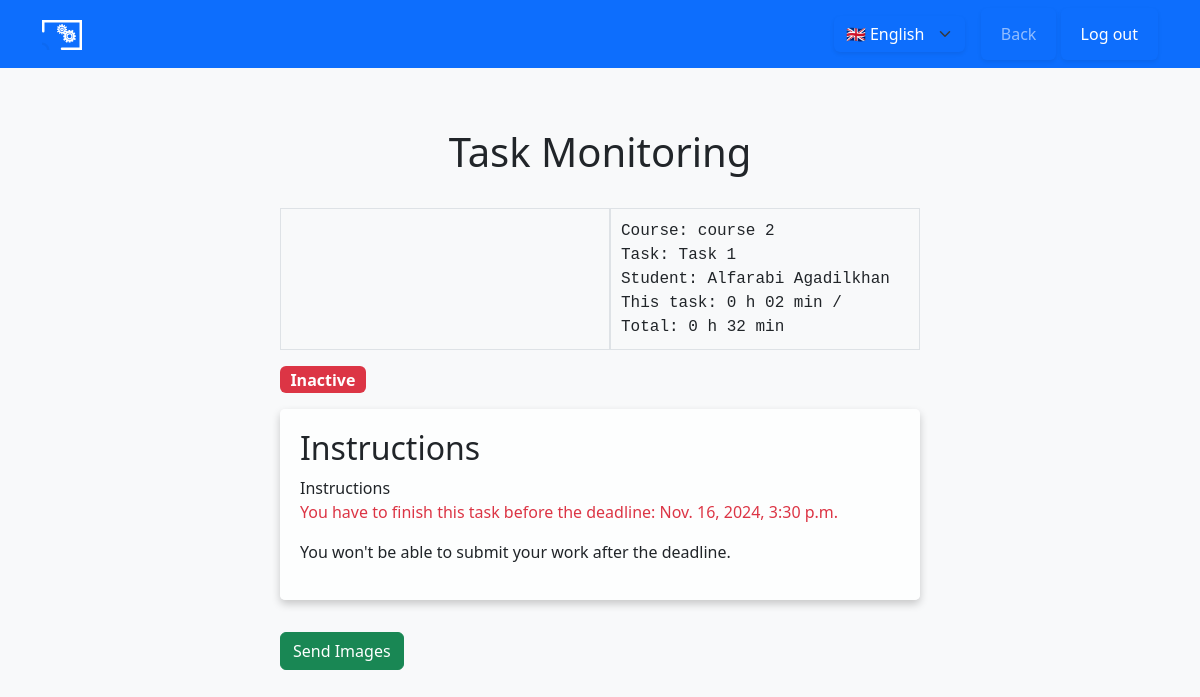
The app's page /track/3 (signed in) with its own data.
### app/models.py (models this page shows, shortened)
class Enrollment(models.Model):
    student = models.ForeignKey('auth.User', on_delete=models.CASCADE)
    course = models.ForeignKey(Course, on_delete=models.CASCADE)
    total_minutes = models.PositiveIntegerField(default=0)
    total_ban_minutes = models.PositiveIntegerField(default=0)
    folder_prefix = models.CharField(max_length=100, blank=True, null=True)
    deleted = models.BooleanField(default=False)
    def total_minutes_func(self, tasks=None):
        enrollment_tasks = EnrollmentTask.objects.filter(enrollment=self)
        if tasks is not None:
            enrollment_tasks = enrollment_tasks.filter(task__in=tasks)
        return enrollment_tasks.aggregate(
            total_minutes=Sum('minutes')
        )['total_minutes'] or 0
    def total_time(self):
        total_minutes = self.total_minutes_func()  # - self.total_ban_minutes
        return f"{total_minutes // 60} h {total_minutes % 60:02d} min"

class Course(models.Model):
    teacher = models.ForeignKey('auth.User', on_delete=models.DO_NOTHING, null=True, blank=True)
    name = models.CharField(max_length=100)
    description = models.TextField(blank=True)
    max_screenshots_per_user = models.PositiveIntegerField(default=60*15)  # 15 hours, 180 MB
    screenshot_interval_minutes = models.PositiveIntegerField(default=1)
    enrollment_code = models.CharField(max_length=30, unique=True, blank=True, null=True)
    deleted = models.BooleanField(default=False)
    color = models.IntegerField(default=0)  # up to 359
    department = models.ForeignKey(Department, on_delete=models.DO_NOTHING, null=True, blank=True)
    class Meta:
        ordering = ['-id']

class EnrollmentTask(models.Model):
    enrollment = models.ForeignKey(Enrollment, on_delete=models.CASCADE)
    task = models.ForeignKey(Task, on_delete=models.CASCADE)
    minutes = models.PositiveIntegerField(default=0)
    last_hh_mm = models.CharField(max_length=10, default="00:00")
    last_submission = models.DateTimeField(null=True, blank=True)
    ban_minutes = models.PositiveIntegerField(default=0)
    last_shared_id = models.PositiveIntegerField(default=0)
    marked_as_done = models.BooleanField(blank=True, default=False)
    under_review = models.BooleanField(blank=True, default=False)
    accepted = models.BooleanField(default=False)
    score = models.PositiveIntegerField(default=100)
    watched = models.BooleanField(default=False)
    note = models.CharField(max_length=50, default="", blank=True)
    ai_note = models.TextField(default="", blank=True)
    ai_ready = models.BooleanField(default=False)
    ai_request = models.BooleanField(default=False)
    ai_score = models.PositiveIntegerField(default=0)
    ai_description = models.TextField(default="", blank=True)
    ai_used_screenshots = models.PositiveIntegerField(default=0)
    def total_time(self):
        minutes = self.minutes - self.ban_minutes
        return f"{minutes // 60} h {minutes % 60:02d} min"
    class Meta:
        ordering = ['id']

class Task(models.Model):
    course = models.ForeignKey(Course, on_delete=models.CASCADE)
    name = models.CharField(max_length=100)
    text = models.TextField()
    minimum_minutes = models.PositiveIntegerField(default=0)
    order = models.PositiveIntegerField(default=0)
    allow_finish_earlier = models.BooleanField(default=False)  # TODO: add to UI
    require_attachments = models.BooleanField(default=False)  # TODO: add to UI
    task_type = models.ForeignKey(TaskType, on_delete=models.DO_NOTHING, null=True, blank=True)
    copy_of = models.ForeignKey('self', on_delete=models.CASCADE, null=True, blank=True)
    available_from = models.DateTimeField(blank=True, null=True)
    available_to = models.DateTimeField(blank=True, null=True)
    deleted = models.BooleanField(default=False)
    ai_screenshots_count = models.PositiveIntegerField(default=10)
    def is_active_right_now(self):
        if self.deleted:
            return False
        now = timezone.now()
        if self.available_from is not None and now < self.available_from:
            return False
        if self.available_to is not None and now > self.available_to:
            return False
        return True
    class Meta:
        ordering = ['order']

### app/enrollments_view.py (the view, shortened to what this page needs)
# urls.py: path('track/<int:enrollment_task_id>', enrollments_view.track, name='track'),
def track(request, enrollment_task_id: int):
    user = request.user
    if user.is_anonymous:
        return redirect("/")
    if user.is_staff:
        return JsonResponse({'status': 'error', 'message': 'User is staff, not trackable'}, status=403)
    enrollment_task = EnrollmentTask.objects.filter(id=enrollment_task_id).first()
    if not enrollment_task:
        return redirect("/")
    enrollment = enrollment_task.enrollment
    if not enrollment.student == user:
        return redirect("/")
    if enrollment is None:
        return redirect("/")
    instructions = markdown.markdown(enrollment_task.task.text)
    attachments = Attachment.objects.filter(enrollment_task=enrollment_task)
    for attachment in attachments:
        attachment.uploading = not attachment.attachment.startswith("http")
        attachment.filename = attachment.attachment.split("/")[-1]
    if enrollment_task.task.copy_of:
        attachments = Attachment.objects.filter(task_id=enrollment_task.task.copy_of.id)
    else:
        attachments = Attachment.objects.filter(task_id=enrollment_task.task)
    for attachment in attachments:
        if not attachment.attachment.startswith("http"):
            if not attachment.attachment.startswith("/"):
                attachment.attachment = "/" + attachment.attachment
        attachment.filename = attachment.attachment.split("/")[-1]
    translations = {
        'back': _("Back"),
        'log_out': _("Log out"),
        'task_monitoring': _("Task Monitoring"),
        'internet_error': _("INTERNET ERROR!"),
        'course': _("Course:"),
        'task': _("Task:"),
        'student': _("Student:"),
        'this_task': _("This task:"),
        'total': _("Total:"),
        'inactive': _("Inactive"),
        'share_screen': _("Share Screen"),
        'share_camera': _("Share Camera"),
        'stop_sharing': _("Stop Sharing"),
        'instructions': _("Instructions"),
        'deadline_warning': _("You have to finish this task before the deadline:"),
        'after_deadline': _("You won't be able to submit your work after the deadline."),
        'send_images': _("Send Images"),
    }
    context = {
        'enrollment': enrollment,
            'enrollment_task': enrollment_task,
            'task' : enrollment_task.task,
            'instructions': instructions,
            'screenshots': enrollment_task.screenshot_set.all(),
            "attachments": attachments,
    }
    context.update(translations)
    return render(
        request,
        "student.html",
        context
    )

### app/models.py (called while the page is built)
    def time(self):
        return f"{self.at_minute // 60}:{self.at_minute % 60:02d}"

### templates/student.html (shortened to what this page needs)
<!DOCTYPE html>
<html lang="en">
<head>
    <link href="/static/bootstrap.min.css" rel="stylesheet">
    <link href="/static/index3.css" rel="stylesheet">
</head>
<body>
  {% load i18n %}
  <nav class="navbar navbar-expand-md navbar-dark bg-primary fixed-top">
    <div class="container d-flex justify-content-between align-items-center">
        <a class="navbar-brand py-0" href="/">
            <img src="/static/casting_white.svg" alt="Logo" style="height: 30px;">
        </a>
        <div class="d-flex align-items-center gap-3" id="navbarCollapse">
            <form action="{% url 'set_language' %}" method="post" class="language-form" id="languageForm">
                <select name="language" class="form-select bg-primary text-white border-0 shadow-sm" onchange="this.form.submit()">
                    <option value="en" {% if request.LANGUAGE_CODE == 'en' %}selected{% endif %}>🇬🇧 {% trans "English" %}</option>
                </select>
            </form>
            <ul class="navbar-nav">
                <li class="nav-item">
                    <button type="button" class="btn border-0 shadow-sm">
                      <a class="nav-link m-0" href="/courses/{{ enrollment.course.id }}">{% trans "Back" %}</a>
                    </button>
                    <button type="button" class="btn border-0 shadow-sm">
                        <a class="nav-link m-0 text-white" href="/logout">{% trans "Log out" %}</a>
                    </button>
                </li>
            </ul>
        </div>
    </div>
</nav>
<div class="center-640 mt-5 pt-0">
    <h1 class="text-center">{% trans "Task Monitoring" %}</h1>
    <div style="display: flex; flex-direction: row; margin-top: 2em;">
        <div style="flex: 0.5; border: 1px solid #dee2e6; padding: 10px;display: block; text-align: center">
        </div>
        <div style="flex: 0.5; border: 1px solid #dee2e6;">
            <div class="top-right" style="margin: 10px;">
                <p>{% trans "Course:"%} {{ enrollment.course.name }}</p>
                <p>{% trans "Task:" %} {{ enrollment_task.task.name }}</p>
                <p>{% trans "Student:" %} {{ enrollment.student.first_name }} {{ enrollment.student.last_name }}</p>
                <p>{% trans "This task:" %} <span id="minutes_task">{{ enrollment_task.total_time }} / {{ task.minimum_time }}</span>
                </p>
                <p>{% trans "Total:" %} <span id="total_minutes">{{ enrollment.total_time }}</span></p>
            </div>
        </div>
    </div>
    <div style="display: flex; flex-direction: row; margin-top: 1em;">
        {% if not enrollment_task.task.is_active_right_now %}
            <span class="badge bg-danger" style="font-size: 1em">{% trans "Inactive" %}</span>
        {% endif %}
    </div>
    <div class="paper-with-shadow" style="margin-top: 1em;">
        <h2>{% trans "Instructions" %}</h2>
        {{ instructions | safe }}
        {% if enrollment_task.task.available_to %}
            <p class="text-danger">{% trans  "You have to finish this task before the deadline:" %}
                {{ enrollment_task.task.available_to }}</p>
            <p>{% trans "You won't be able to submit your work after the deadline." %}</p>
        {% endif %}
    </div>
    <div style="display: flex; flex-direction: column; margin-top: 2em;">
        <div id="action_buttons" style="display: flex; flex-direction: row;">
            <button id="confirmButton" class="btn btn-success" onclick="send_screenshots()"> {% trans "Send Images" %}</button>
        </div>
    </div>
</div>
</body>
</html>

### app/static/index3.css (style rules this page uses)
body { background-color: #f8f9fa; padding: 20px; }
.center-640 { max-width: 800px; margin: auto; }
.top-right { margin-left: auto; font-family: monospace; }
.top-right p { margin: 0; }
.navbar { justify-content: space-between; }

### templates/student.html (style rules this page uses)
.paper-with-shadow { box-shadow: 0 4px 8px 0 rgba(0, 0, 0, 0.2); transition: 0.3s; border-radius: 5px; padding: 20px; background-color: rgba(255, 255, 255, 0.8); }
.center-640 { max-width: 640px; margin: auto; }
.top-right { margin-left: auto; margin-bottom: 1em; font-family: monospace; }
.top-right p { margin: 0; }
body { background-color: #f8f9fa; padding-top: 80px; }

### records on screen
Enrollment: course.name "course 2", student.first_name "Alfarabi", student.last_name "Agadilkhan", total_time "0 h 32 min"
EnrollmentTask: task.name "Task 1", total_time "0 h 02 min", task.available_to "Nov. 16, 2024, 3:30 p.m."

### other values on screen
{{ instructions | safe }} "Instructions"
